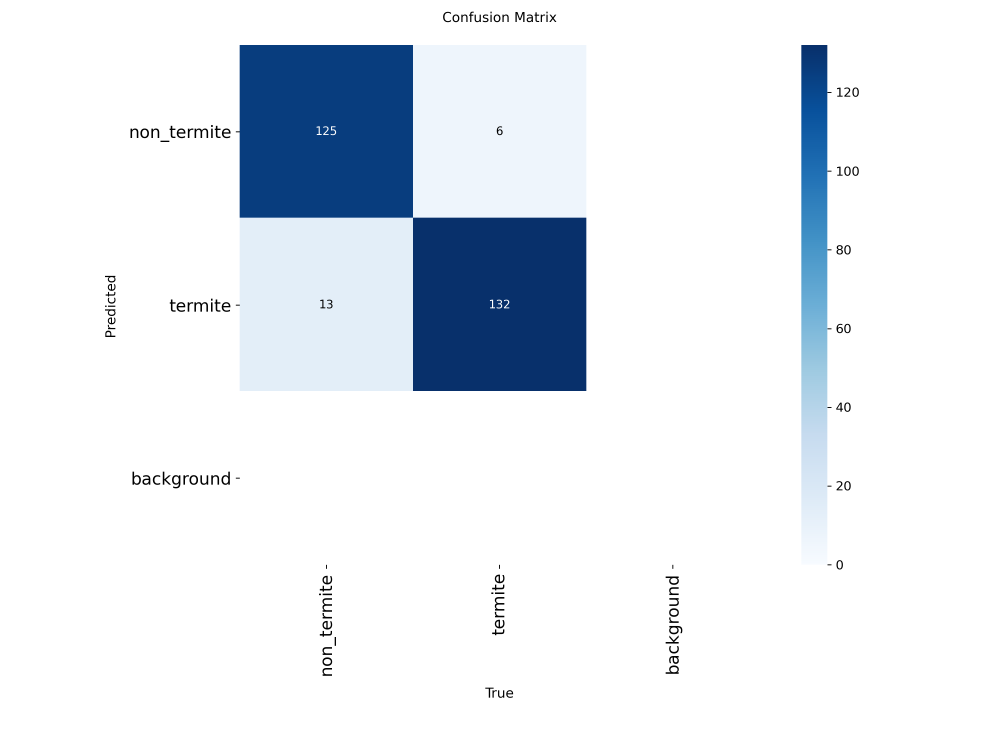
#> input picture reports/confusion_matrix.png, 3000 x 2250 px, given as the content of the folder ../../reports/confusion_matrix.png, which was not available (shown at 1/3 size)
$ python harden_capture.py --src ../../reports/confusion_matrix.png --dst out.png
#> lines starting #> are read from the running program, lines starting #| are printed output that depends on the picture; pictures that were not available may be replaced by others from this repository, and a replacement may not be noted
from __future__ import annotations

"""Harden a YOLO-detection dataset against REAL robot-dog capture conditions.

The detector is trained on clean copy-paste composites, but a walking robot dog
produces frames with motion blur, defocus, uneven outdoor lighting, sensor noise
and JPEG artefacts. This script applies randomised *photometric + blur* degradations
(NO geometric change, so boxes/labels stay valid) to narrow the clean->field gap
without needing any real field images.

Usage:
  python harden_capture.py --src <dataset>/images/train --dst <hard>/images/train \
      --labels-src <dataset>/labels/train --labels-dst <hard>/labels/train \
      --prob 0.8 --seed 42
"""

import argparse
import io
import random
from pathlib import Path

import numpy as np
from PIL import Image, ImageEnhance, ImageFilter

IMG_EXTS = {".jpg", ".jpeg", ".png", ".bmp", ".webp"}


def _motion_blur(im: Image.Image, length: int, angle_deg: float) -> Image.Image:
    """Directional (linear) motion blur via a line kernel — mimics dog gait / panning.

    Uses cv2.filter2D (fast, memory-light) so it scales to multi-megapixel frames;
    falls back to a plain Gaussian blur if OpenCV is unavailable.
    """
    length = max(3, length | 1)  # odd
    k = np.zeros((length, length), np.float32)
    k[length // 2, :] = 1.0
    try:
        import cv2
        rot = cv2.getRotationMatrix2D((length / 2 - 0.5, length / 2 - 0.5), angle_deg, 1.0)
        k = cv2.warpAffine(k, rot, (length, length))
        s = k.sum()
        if s <= 0:
            return im
        k /= s
        arr = np.asarray(im.convert("RGB"))
        out = cv2.filter2D(arr, -1, k, borderType=cv2.BORDER_REFLECT)
        return Image.fromarray(out)
    except Exception:
        return im.filter(ImageFilter.GaussianBlur(length / 6.0))


def degrade(im: Image.Image, rng: random.Random) -> Image.Image:
    im = im.convert("RGB")
    W, H = im.size
    long_side = max(W, H)
    # --- blur: motion OR defocus (mutually exclusive, most frames get one) ---
    r = rng.random()
    if r < 0.45:
        length = int(rng.uniform(0.004, 0.014) * long_side)
        im = _motion_blur(im, length, rng.uniform(0, 180))
    elif r < 0.75:
        im = im.filter(ImageFilter.GaussianBlur(rng.uniform(0.6, 2.2)))
    # --- lighting: brightness / contrast / gamma (outdoor sun & shade) ---
    im = ImageEnhance.Brightness(im).enhance(rng.uniform(0.55, 1.45))
    im = ImageEnhance.Contrast(im).enhance(rng.uniform(0.7, 1.35))
    im = ImageEnhance.Color(im).enhance(rng.uniform(0.7, 1.3))
    if rng.random() < 0.5:
        g = rng.uniform(0.7, 1.6)
        lut = [min(255, int((i / 255.0) ** (1.0 / g) * 255)) for i in range(256)] * 3
        im = im.point(lut)
    # --- distance / sensor: downscale-upscale ---
    if rng.random() < 0.5:
        f = rng.uniform(0.5, 0.85)
        im = im.resize((max(1, int(W * f)), max(1, int(H * f))), Image.BILINEAR).resize((W, H), Image.BILINEAR)
    # --- sensor noise ---
    if rng.random() < 0.6:
        arr = np.asarray(im, np.float32)
        arr += rng.uniform(2, 12) * np.random.default_rng(rng.randint(0, 2**31)).standard_normal(arr.shape)
        im = Image.fromarray(np.clip(arr, 0, 255).astype(np.uint8))
    # --- JPEG recompression artefacts ---
    if rng.random() < 0.7:
        buf = io.BytesIO()
        im.save(buf, format="JPEG", quality=rng.randint(28, 72))
        buf.seek(0)
        im = Image.open(buf).convert("RGB")
    return im


def main() -> None:
    ap = argparse.ArgumentParser(description="Apply capture-condition degradations to a detection split.")
    ap.add_argument("--src", type=Path, required=True, help="images/<split> dir")
    ap.add_argument("--dst", type=Path, required=True)
    ap.add_argument("--labels-src", type=Path, default=None)
    ap.add_argument("--labels-dst", type=Path, default=None)
    ap.add_argument("--prob", type=float, default=0.8, help="Per-image probability of degradation.")
    ap.add_argument("--seed", type=int, default=42)
    ap.add_argument("--quality", type=int, default=92)
    a = ap.parse_args()
    rng = random.Random(a.seed)
    a.dst.mkdir(parents=True, exist_ok=True)
    if a.labels_dst:
        a.labels_dst.mkdir(parents=True, exist_ok=True)
    imgs = [p for p in sorted(a.src.rglob("*")) if p.suffix.lower() in IMG_EXTS]
    n_deg = 0
    for p in imgs:
        im = Image.open(p).convert("RGB")
        if rng.random() < a.prob:
            im = degrade(im, rng)
#> in degrade, `im = ImageEnhance.Brightness(im).enhance(rng.uniform(0.55, 1.45))`:
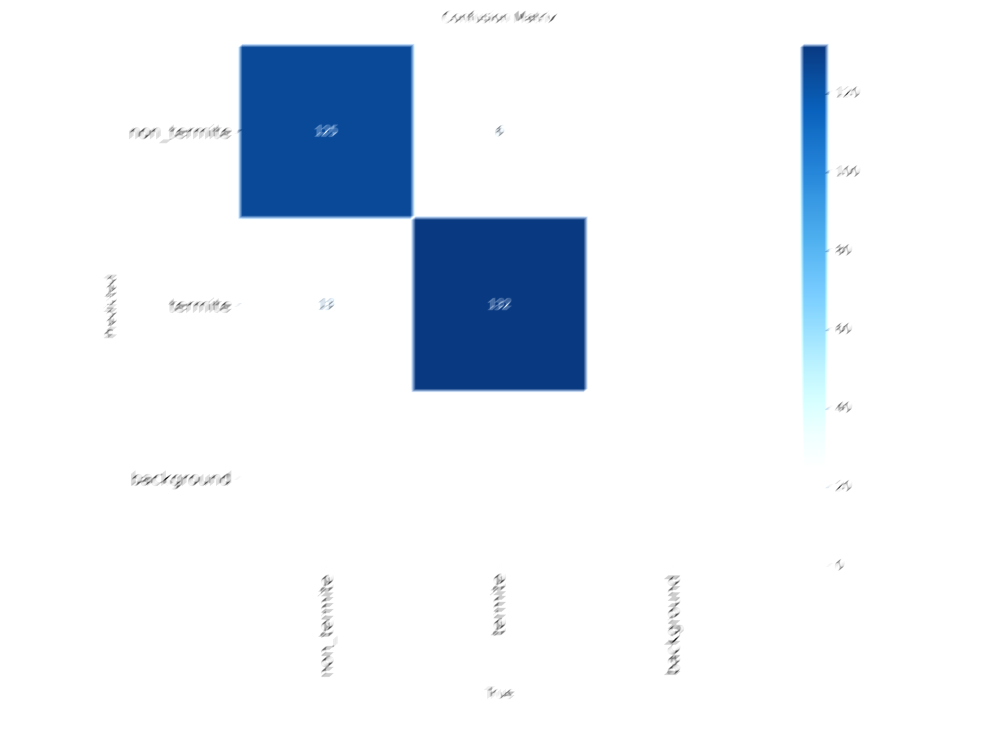
#> im: PIL image 3000x2250 RGB (shown at 1/3 size); mean R, G, B 233, 238.5, 245.2
#> in degrade, `im = ImageEnhance.Contrast(im).enhance(rng.uniform(0.7, 1.35))`:
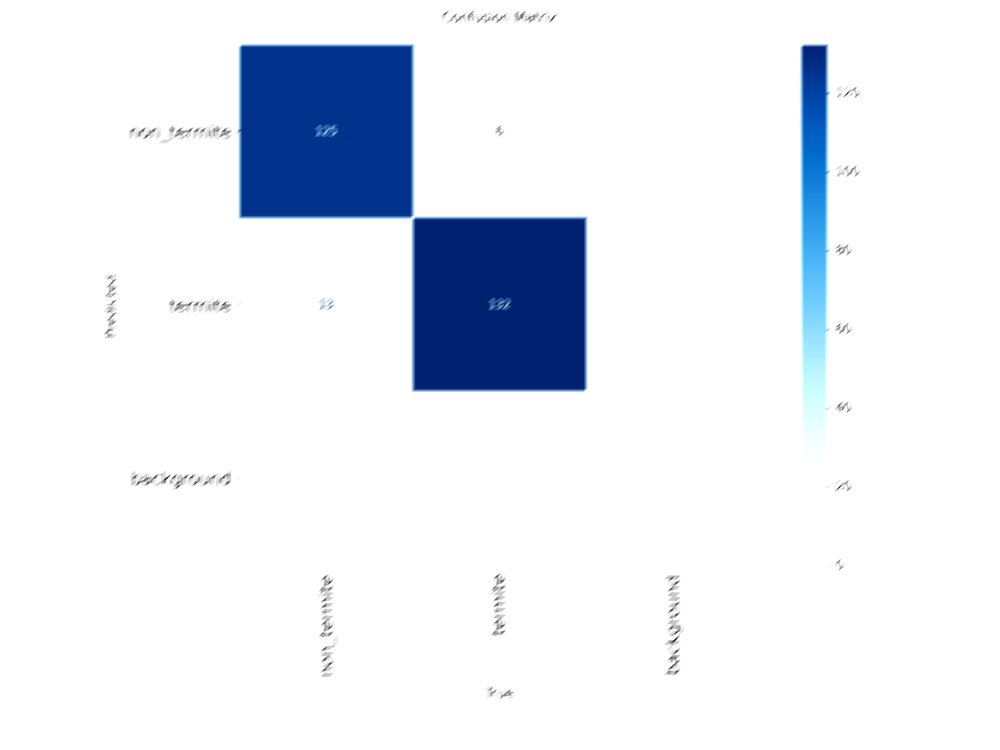
#> im: PIL image 3000x2250 RGB (shown at 1/3 size); mean R, G, B 231.9, 236.4, 244
#> in degrade, `im = ImageEnhance.Color(im).enhance(rng.uniform(0.7, 1.3))`:
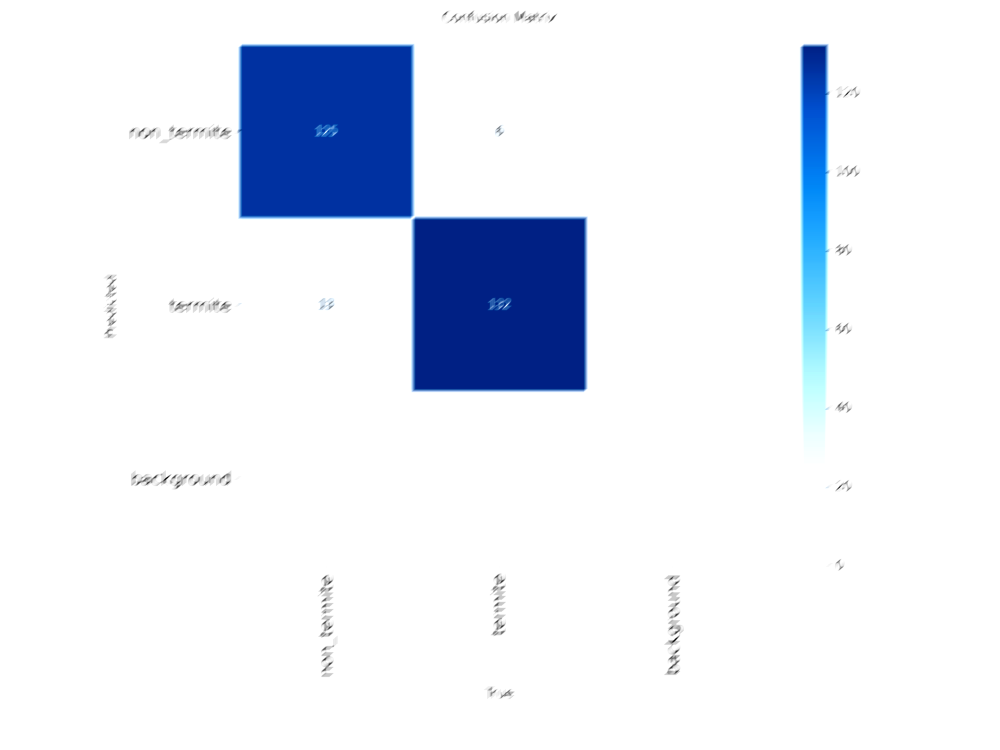
#> im: PIL image 3000x2250 RGB (shown at 1/3 size); mean R, G, B 231.7, 236.4, 245.8
            n_deg += 1
        im.save(a.dst / f"{p.stem}.jpg", quality=a.quality)
        if a.labels_src and a.labels_dst:
            lab = a.labels_src / f"{p.stem}.txt"
            (a.labels_dst / f"{p.stem}.txt").write_text(lab.read_text() if lab.exists() else "", encoding="utf-8")
    print(f"hardened {len(imgs)} images ({n_deg} degraded, {len(imgs)-n_deg} clean) -> {a.dst}")


if __name__ == "__main__":
    main()
